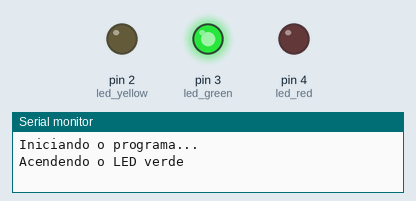
A sketch run on a simulated Arduino Uno, built with avr-gcc and run on an emulated ATmega328P. Shown: output pins drawn as LEDs (lit = HIGH), the last lines printed to the serial monitor.

Above: at 0.1 s.
At 1.1 s:
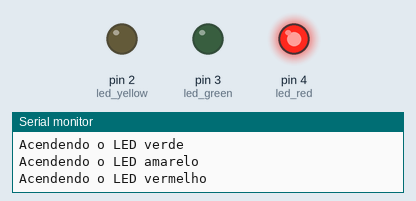
At 2.7 s:
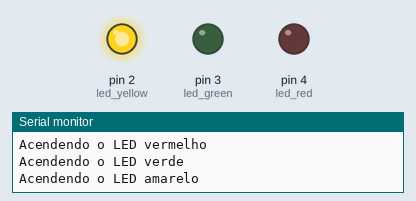
Timing chart, 0 to 3.0 s (numbered marks = the images above):
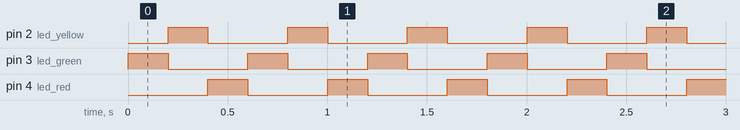

Measured:
- by itself, pin 2 (led_yellow), pin 3 (led_green), pin 4 (led_red): alternates HIGH for 0.20 s and LOW for 0.40 s
- by itself, everything shown: repeats every 0.60 s, in 3 steps

The sketch:

Three_leds_and_serial_print.ino
```cpp
#define led_red 4
#define led_yellow 2
#define led_green 3

void setup() {
  Serial.begin(9600);  // Inicializa a comunicação serial
  Serial.println("Iniciando o programa...");

  // Configura todas as LEDs como SAÍDA
  pinMode(led_red, OUTPUT);
  pinMode(led_yellow, OUTPUT);
  pinMode(led_green, OUTPUT);
}

void loop() {
  Serial.println("Acendendo o LED verde");
  digitalWrite(led_red, LOW);
  digitalWrite(led_yellow, LOW);
  digitalWrite(led_green, HIGH);
  delay(200);

  Serial.println("Acendendo o LED amarelo");
  digitalWrite(led_red, LOW);
  digitalWrite(led_yellow, HIGH);
  digitalWrite(led_green, LOW);
  delay(200);

  Serial.println("Acendendo o LED vermelho");
  digitalWrite(led_red, HIGH);
  digitalWrite(led_yellow, LOW);
  digitalWrite(led_green, LOW);
  delay(200);
}
```
